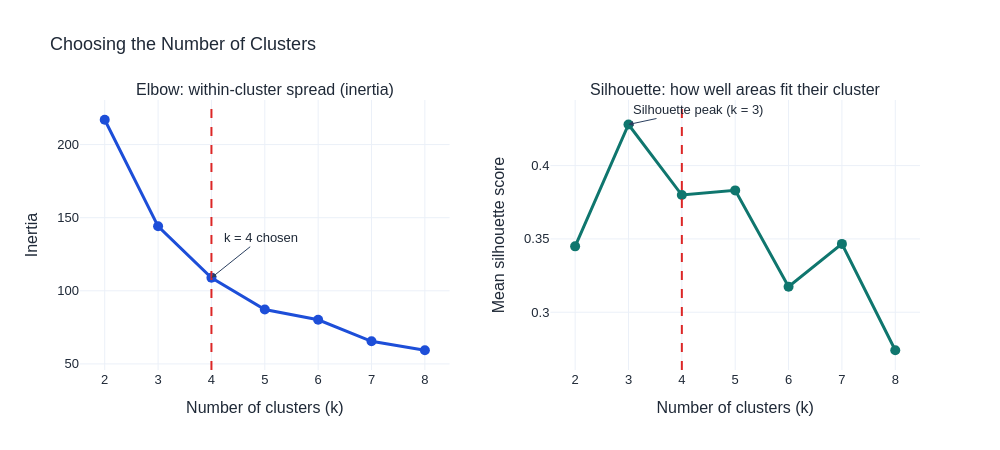

The notebook cell saved with this chart:
### Markdown cell above
## Step 4 — K-means: Choosing the Number of Clusters

K-means was run for k = 2 to 8 (20 random starts each). The elbow method looks for the point where adding clusters stops reducing within-cluster spread (inertia) substantially; the silhouette score measures how clearly each area belongs to its own cluster. When the two disagree, the choice is made by comparing what the candidate solutions actually describe.

### Code cell
# Lesson 18 — Step 4: K-means — how many clusters?
from sklearn.cluster import KMeans
from sklearn.metrics import silhouette_score

rows = []
for k in range(2, 9):
    km = KMeans(n_clusters=k, n_init=20, random_state=42).fit(X_scaled)
    rows.append({"k": k, "inertia": km.inertia_,
                 "silhouette": silhouette_score(X_scaled, km.labels_),
                 "smallest_cluster": int(np.bincount(km.labels_).min())})
k_table = pd.DataFrame(rows)
k_table["inertia_drop_pct"] = (-k_table["inertia"].pct_change() * 100).round(1)
print("CHOOSING k — elbow (inertia), silhouette and cluster sizes:")
display(k_table.round(3))

# --- Interactive chart: elbow and silhouette side by side ---
fig = make_subplots(rows=1, cols=2, horizontal_spacing=0.12,
                    subplot_titles=("Elbow: within-cluster spread (inertia)",
                                    "Silhouette: how well areas fit their cluster"))
fig.add_trace(go.Scatter(x=k_table["k"], y=k_table["inertia"], mode="lines+markers",
                         line=dict(color="#1D4ED8", width=3), marker=dict(size=10),
                         customdata=k_table[["inertia_drop_pct", "smallest_cluster"]],
                         hovertemplate=("<b>k = %{x}</b><br>Inertia: %{y:.1f}<br>Drop vs k−1: %{customdata[0]}%"
                                        "<br>Smallest cluster: %{customdata[1]} areas<extra></extra>"),
                         showlegend=False), row=1, col=1)
fig.add_trace(go.Scatter(x=k_table["k"], y=k_table["silhouette"], mode="lines+markers",
                         line=dict(color="#0F766E", width=3), marker=dict(size=10),
                         customdata=k_table[["smallest_cluster"]],
                         hovertemplate=("<b>k = %{x}</b><br>Silhouette: %{y:.3f}"
                                        "<br>Smallest cluster: %{customdata[0]} areas<extra></extra>"),
                         showlegend=False), row=1, col=2)
for col in (1, 2):
    fig.add_vline(x=4, line_dash="dash", line_color="#DC2626", row=1, col=col)
fig.add_annotation(x=4, y=k_table.loc[k_table["k"] == 4, "inertia"].iloc[0], text="k = 4 chosen",
                   showarrow=True, arrowhead=2, ax=50, ay=-40, row=1, col=1)
fig.add_annotation(x=3, y=k_table["silhouette"].max(), text="Silhouette peak (k = 3)",
                   showarrow=True, arrowhead=2, ax=70, ay=-15, row=1, col=2)
fig.update_xaxes(title_text="Number of clusters (k)", dtick=1)
fig.update_yaxes(title_text="Inertia", row=1, col=1)
fig.update_yaxes(title_text="Mean silhouette score", row=1, col=2)
fig.update_layout(**HOUSE, title="Choosing the Number of Clusters", height=450, width=1000)
fig.show()

# --- What changes between k = 3 and k = 4? Cluster medians in real units ---
for k in (3, 4):
    labels_k = KMeans(n_clusters=k, n_init=20, random_state=42).fit_predict(X_scaled)
    profile = (features.assign(cluster=labels_k).groupby("cluster")[feature_cols].median()
               .round(1).assign(areas=np.bincount(labels_k)).sort_values("median_onset_day"))
    print(f"\nCLUSTER MEDIANS WITH k = {k} (sorted by timing):")
    display(profile.rename(columns=labels))

### Figure 1 — Plotly figure (JSON) as saved in the notebook; plotly's stock layout.template omitted (floating-point values rounded to 4 significant figures)
{"data": [{"customdata": [[NaN, 22.0], [33.6, 10.0], [24.4, 9.0], [20.0, 1.0], [8.0, 1.0], [18.4, 1.0], [9.3, 1.0]], "hovertemplate": "<b>k = %{x}</b><br>Inertia: %{y:.1f}<br>Drop vs k−1: %{customdata[0]}%<br>Smallest cluster: %{customdata[1]} areas<extra></extra>", "line": {"color": "#1D4ED8", "width": 3}, "marker": {"size": 10}, "mode": "lines+markers", "showlegend": false, "type": "scatter", "x": [2, 3, 4, 5, 6, 7, 8], "xaxis": "x", "y": [217.0, 144.1, 108.9, 87.19, 80.18, 65.45, 59.34], "yaxis": "y"}, {"customdata": [[22], [10], [9], [1], [1], [1], [1]], "hovertemplate": "<b>k = %{x}</b><br>Silhouette: %{y:.3f}<br>Smallest cluster: %{customdata[0]} areas<extra></extra>", "line": {"color": "#0F766E", "width": 3}, "marker": {"size": 10}, "mode": "lines+markers", "showlegend": false, "type": "scatter", "x": [2, 3, 4, 5, 6, 7, 8], "xaxis": "x2", "y": [0.3449, 0.428, 0.3799, 0.3831, 0.3174, 0.3466, 0.2741], "yaxis": "y2"}], "layout": {"annotations": [{"font": {"size": 16}, "showarrow": false, "text": "Elbow: within-cluster spread (inertia)", "x": 0.22, "xanchor": "center", "xref": "paper", "y": 1.0, "yanchor": "bottom", "yref": "paper"}, {"font": {"size": 16}, "showarrow": false, "text": "Silhouette: how well areas fit their cluster", "x": 0.78, "xanchor": "center", "xref": "paper", "y": 1.0, "yanchor": "bottom", "yref": "paper"}, {"arrowhead": 2, "ax": 50, "ay": -40, "showarrow": true, "text": "k = 4 chosen", "x": 4, "xref": "x", "y": 108.9, "yref": "y"}, {"arrowhead": 2, "ax": 70, "ay": -15, "showarrow": true, "text": "Silhouette peak (k = 3)", "x": 3, "xref": "x2", "y": 0.428, "yref": "y2"}], "font": {"color": "#1F2937", "family": "Arial", "size": 13}, "height": 450, "hoverlabel": {"bgcolor": "white", "bordercolor": "#9CA3AF", "font": {"color": "#111827", "size": 12}}, "shapes": [{"line": {"color": "#DC2626", "dash": "dash"}, "type": "line", "x0": 4, "x1": 4, "xref": "x", "y0": 0, "y1": 1, "yref": "y domain"}, {"line": {"color": "#DC2626", "dash": "dash"}, "type": "line", "x0": 4, "x1": 4, "xref": "x2", "y0": 0, "y1": 1, "yref": "y2 domain"}], "title": {"text": "Choosing the Number of Clusters"}, "width": 1000, "xaxis": {"anchor": "y", "domain": [0.0, 0.44], "dtick": 1, "title": {"text": "Number of clusters (k)"}}, "xaxis2": {"anchor": "y2", "domain": [0.56, 1.0], "dtick": 1, "title": {"text": "Number of clusters (k)"}}, "yaxis": {"anchor": "x", "domain": [0.0, 1.0], "title": {"text": "Inertia"}}, "yaxis2": {"anchor": "x2", "domain": [0.0, 1.0], "title": {"text": "Mean silhouette score"}}}}
